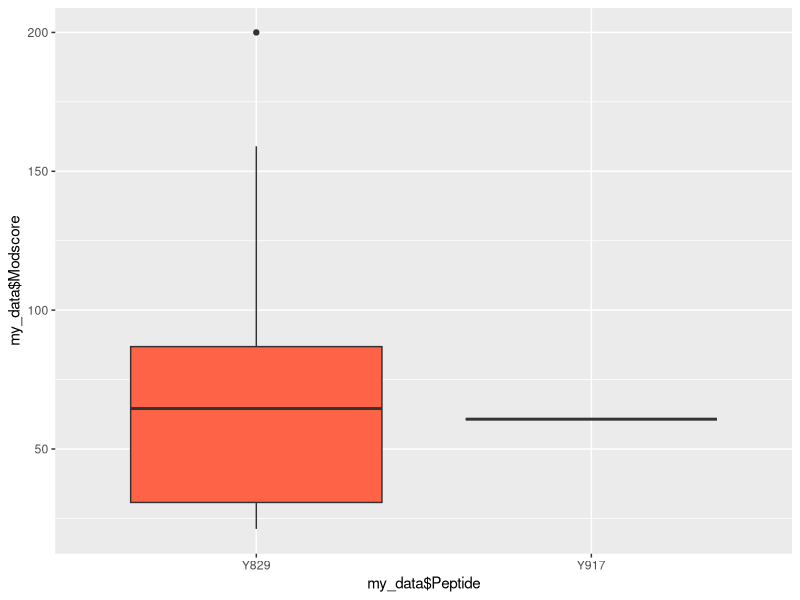
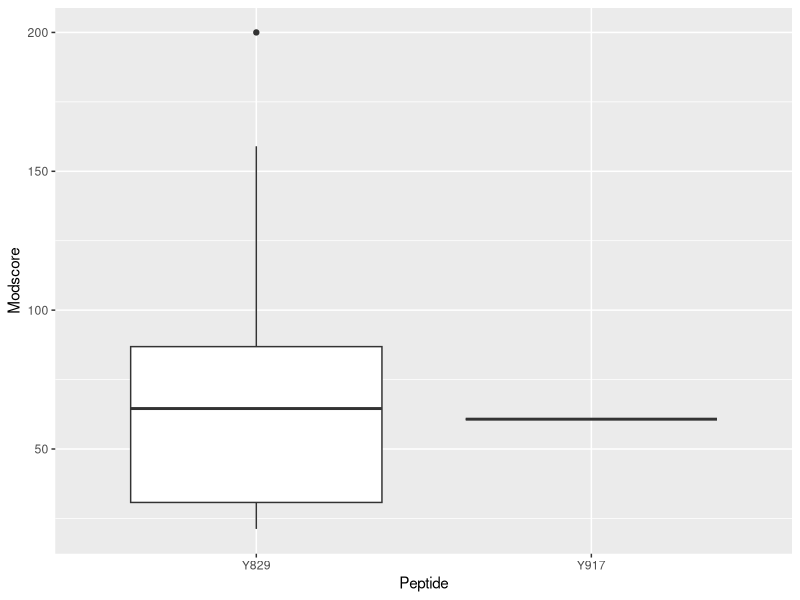
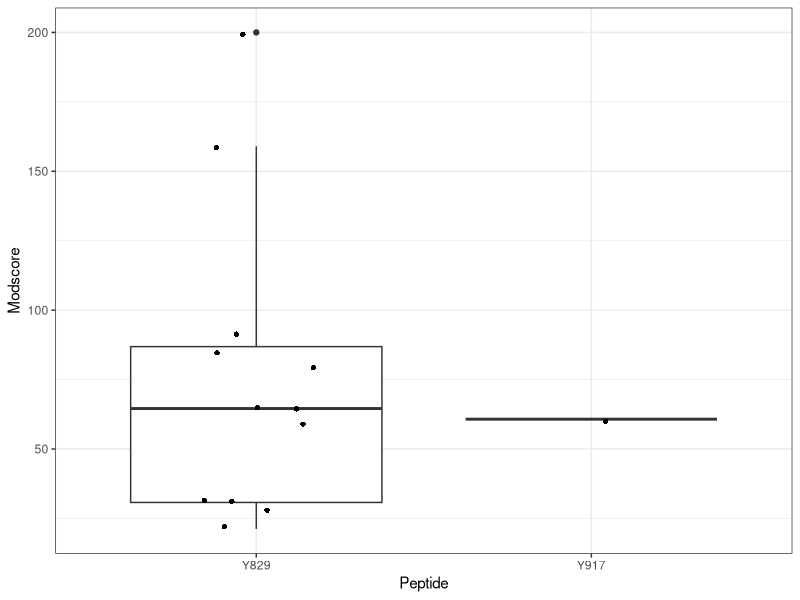
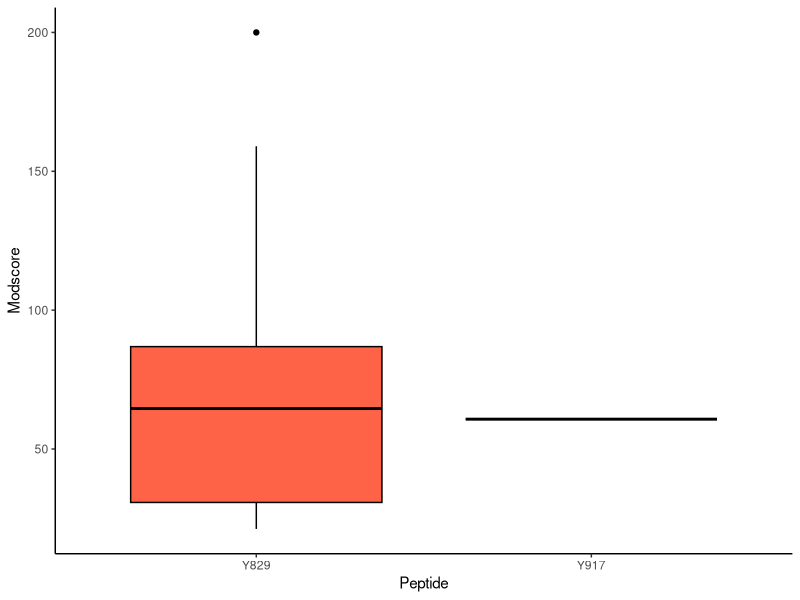

Write R code to recreate these figures, in order.
## ---- chunk 1
my_data <- read.table(file="ModScore.csv",
                    header=TRUE,
                    sep=",",
                    comment.char="#")
str(my_data)

library(ggplot2)
library(ggthemes)
library(patchwork)

qplot(x=my_data$Peptide, y=my_data$Modscore,geom="boxplot",fill=I("tomato")) 


p <- ggplot(my_data, aes(x=Peptide, y=Modscore)) + 
  geom_boxplot()
print(p)

p + geom_jitter(shape=16, position=position_jitter(0.2)) + theme_bw()

p2 <- ggplot(my_data, aes(x=Peptide, y=Modscore)) +
  geom_boxplot(fill='tomato', color="black")+
  theme_classic()
print(p2)

## ---- chunk 2


